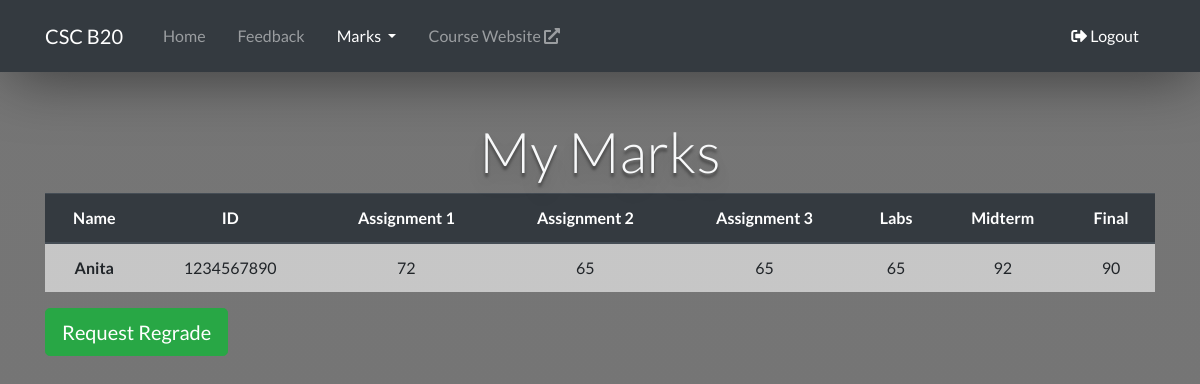
The page /marks (signed in) on the database its author committed.
### tables this page shows
CREATE TABLE "Marks" (
	"ID"	INTEGER,
	"Assignment1"	INTEGER,
	"Assignment2"	INTEGER,
	"Assignment3"	INTEGER,
	"Midterm"	INTEGER,
	"Labs"	INTEGER,
	"FinalExam"	INTEGER,
	"fName"	TEXT,
	PRIMARY KEY("ID")
);

### app.py (the view)
@app.route('/marks')
def printmarks():
    id = get_id()
    db=get_db()
    db.row_factory = make_dicts
    sql= """select *
            from marks
            where ID=?
         """
    students = []
    for student in query_db(sql,[id],one=False):
        students.append(student)
    db.close()
    return render_template('marks.html',student=students)

### app.py (called while the page is built)
def get_db():
    db = getattr(g, '_database', None)
    if db is None:
        db = g._database = sqlite3.connect(DATABASE)
    return db

def make_dicts(cursor, row):
    return dict((cursor.description[idx][0], value)
                for idx, value in enumerate(row))

def query_db(query, args=(), one=False):
    cur = get_db().execute(query, args)
    rv = cur.fetchall()
    cur.close()
    return (rv[0] if rv else None) if one else rv

@app.teardown_appcontext
def close_connection(exception):
    db = getattr(g, '_database', None)
    if db is not None:
        db.close()

def get_id():
    sql = """
        SELECT ID
        FROM LoginTbl
        WHERE username = ?;
        """
    results = query_db(sql, [session['username']], one=False)
    return results[0][0]

### templates/marks.html (shortened to what this page needs)
<!DOCTYPE html>
<html>
<head>
	<link rel="stylesheet" href="https://stackpath.bootstrapcdn.com/bootstrap/4.5.2/css/bootstrap.min.css">
	<link rel="stylesheet" href="https://use.fontawesome.com/releases/v5.11.2/css/all.css">
  <link rel="stylesheet" type="text/css" href="{{url_for('static', filename='styles/marks.css')}}">
</head>
<body>
	<nav class="navbar navbar-expand-lg navbar-dark bg-dark fixed-top" id="nav-shadow">
		<div class="container">
		<a class="navbar-brand">CSC B20</a>
		<div class="collapse navbar-collapse" id="navbarText">
		  <ul class="navbar-nav mr-auto">
			<li class="nav-item ml-3">
			  <a class="nav-link" href="/welcome">Home</a>
			</li>
			<li class="nav-item ml-3">
			  <a class="nav-link" href="/feedback_form">Feedback</a>
			</li>
			<li class="nav-item dropdown active ml-3">
			  <a class="nav-link dropdown-toggle" href="#" id="navbarDropdown" role="button" data-toggle="dropdown" aria-haspopup="true" aria-expanded="false">
				Marks
			  </a>
			</li>
			<li class="nav-item ml-3">
			  <a class="nav-link" href="/index.html" target="_blank">Course Website <i class="fas fa-external-link-alt"></i></a>
			</li>
		  </ul>
		  <span class="navbar-text">
			<a class="nav-link" href="/logout"><i class="fas fa-sign-out-alt"></i> Logout</a>
		  </span>
		</div>
	  </div>
	  </nav>
	  <div class="container">
		<h1 class="display-4 text-center text-light"> My Marks </h1>
		<table class="table text-center">
			<thead class="thead-dark">
			  <tr>
				<th scope="col">Name</th>
				<th scope="col">ID</th>
				<th scope="col">Assignment 1</th>
				<th scope="col">Assignment 2</th>
				<th scope="col">Assignment 3</th>
				<th scope="col">Labs</th>
				<th scope="col">Midterm</th>
				<th scope="col">Final</th>
			  </tr>
			</thead>
			<tbody>
				{% for item in student %}
					<tr>
						<th scope="row">{{item['fName']}}</th>
						<td>{{item['ID']}}</td>
						<td>{{item['Assignment1']}}</td>
						<td>{{item['Assignment2']}}</td>
						<td>{{item['Assignment3']}}</td>
						<td>{{item['Labs']}}</td>
						<td>{{item['Midterm']}}</td>
						<td>{{item['FinalExam']}}</td>
				  	</tr>
				{% endfor %}
			</tbody>
		  </table>
		  <a class="btn btn-success btn-lg pull-right" href="/marks/remarkrequest">Request Regrade</a>
	</div>
</body>
</html>

### static/styles/marks.css (style rules this page uses)
body { background: linear-gradient(rgba(26, 26, 26, 0.6),rgba(24, 24, 24, 0.6)),url("https://images.unsplash.com/photo-1516979187457-637abb4f9353?ixlib=rb-1.2.1&ixid=eyJhcHBfaWQiOjEyMDd9&auto=format&fit=crop&w=1350&q=80"); height: 100vh; background-size: cover; background-position: center; font-family: 'Lato', sans-serif; margin-top: 70px; }
#nav-shadow { -webkit-box-shadow: 3px 9px 61px -8px rgba(0, 0, 0, 0.589); -moz-box-shadow: 3px 9px 61px -8px rgba(0, 0, 0, 0.555); box-shadow: 3px 9px 61px -8px rgba(0, 0, 0, 0.562); }
a { text-decoration: none; color: rgb(20, 35, 243); transition: color 0.2s ease 0.1s; }
.table { background: rgba(238, 238, 238, 0.678); }
h1 { padding-top: 6vh; text-shadow: 0px 4px 3px rgba(0,0,0,0.4), 0px 8px 13px rgba(0,0,0,0.1), 0px 18px 23px rgba(0,0,0,0.1); }

### rows shown on the page
Marks: fName "Anita", ID "1234567890", Assignment1 "72", Assignment2 "65", Assignment3 "65", Labs "65", Midterm "92", FinalExam "90"
